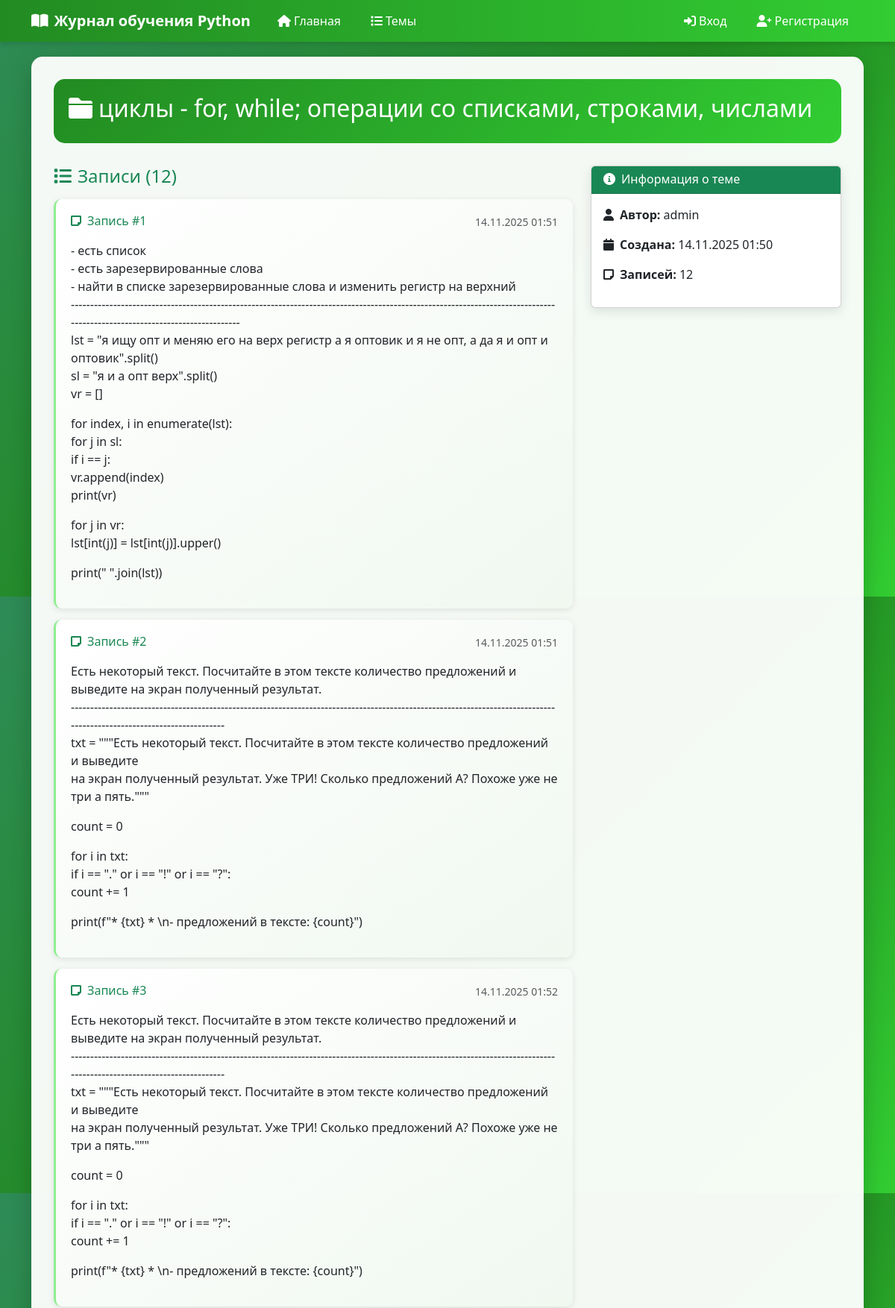
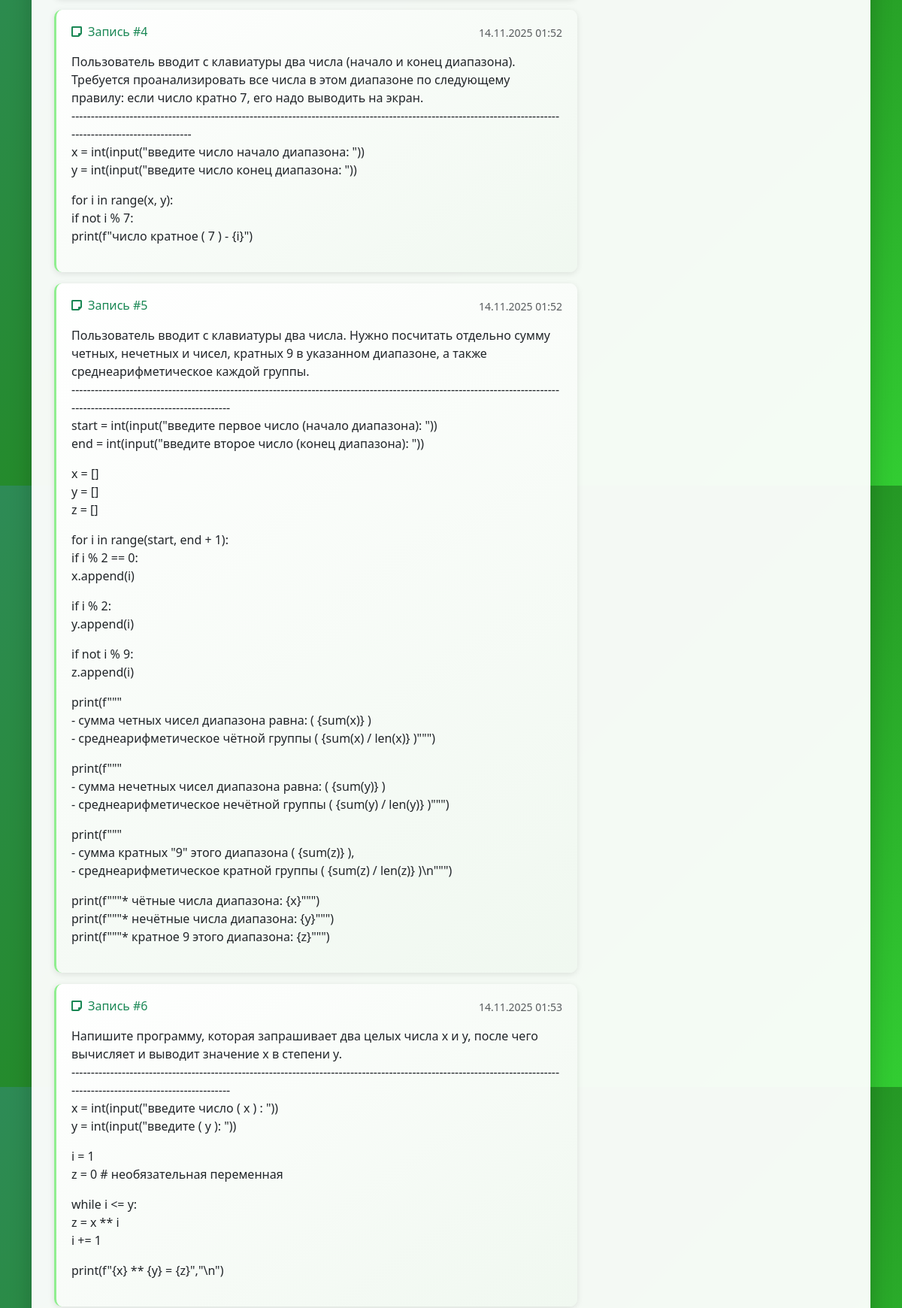
Page /topics/6/ (upper part) on the committed database (2 pictures, top to bottom).
### journal/models.py (models this page shows, shortened)
class Topic(models.Model):
    text = models.CharField(max_length=200)
    date_added = models.DateTimeField(auto_now_add=True)
    owner = models.ForeignKey(User, on_delete=models.CASCADE)

class Entry(models.Model):
    topic = models.ForeignKey(Topic, on_delete=models.CASCADE)
    text = models.TextField()
    date_added = models.DateTimeField(auto_now_add=True)
    class Meta:
        verbose_name_plural = 'entries'

### journal/views.py (the view)
# urls.py: path('topics/<int:topic_id>/', views.topic, name='topic'),
def topic(request, topic_id):
    topic = Topic.objects.get(id=topic_id)
    entries = topic.entry_set.order_by('date_added')
    context = {'topic':topic, 'entries':entries}
    return render(request, 'journal/topic.html', context)

### templates/journal/topic.html (shortened to what this page needs)
{% extends "base.html" %}
{% block content %}
<div class="page-header">
    <h2><i class="fas fa-folder me-2"></i>{{ topic.text }}</h2>
</div>
<div class="row">
    <div class="col-md-8">
        {% if entries %}
        <h4 class="text-success mb-3">
            <i class="fas fa-list me-2"></i>Записи ({{ entries.count }})
        </h4>
        {% for entry in entries %}
        <div class="entry-item">
            <div class="d-flex justify-content-between align-items-start mb-2">
                <h6 class="text-success mb-0">
                    <i class="fas fa-sticky-note me-2"></i>Запись #{{ forloop.counter }}
                </h6>
                <small class="text-muted">{{ entry.date_added|date:"d.m.Y H:i" }}</small>
            </div>
            <p class="mb-3">{{ entry.text|linebreaks }}</p>
        </div>
        {% endfor %}
        {% endif %}
    </div>
    <div class="col-md-4">
        <div class="card">
            <div class="card-header bg-success text-white">
                <h6 class="mb-0"><i class="fas fa-info-circle me-2"></i>Информация о теме</h6>
            </div>
            <div class="card-body">
                <p><strong><i class="fas fa-user me-2"></i>Автор:</strong> {{ topic.owner.username }}</p>
                <p><strong><i class="fas fa-calendar me-2"></i>Создана:</strong> {{ topic.date_added|date:"d.m.Y H:i" }}</p>
                <p><strong><i class="fas fa-sticky-note me-2"></i>Записей:</strong> {{ entries.count }}</p>
            </div>
        </div>
    </div>
</div>
{% endblock %}

### static/style.css (style rules this page uses)
body { background: linear-gradient(135deg, #2e8b57 0%, #228b22 50%, #32cd32 100%); min-height: 100vh; font-family: 'Arial', sans-serif; }
.card { border: none; border-radius: 15px; box-shadow: 0 5px 15px rgba(0, 0, 0, 0.1); margin-bottom: 20px; transition: transform 0.3s ease; }
.text-success { color: #228b22 !important; }
.page-header { background: linear-gradient(135deg, #228b22 0%, #32cd32 100%); color: white; border-radius: 15px; padding: 20px; margin-bottom: 30px; }
.entry-item { background: linear-gradient(145deg, #ffffff 0%, #f0f8f0 100%); border-radius: 10px; padding: 20px; margin-bottom: 15px; border-left: 3px solid #90ee90; box-shadow: 0 2px 8px rgba(0, 0, 0, 0.1); transition: all 0.3s ease; }

### rows in the picture
Topic: text "циклы - for, while; операции со списками, строками, числами", owner.username "admin", date_added "14.11.2025 01:50"
Entry: date_added "14.11.2025 01:51", text "- есть список - есть зарезервированные слова - найти в списке зарезервированные слова и изменить регистр на верхний -------------------------------------------------------------------------------------------------------------------------------------------------------------------------- lst = \"я ищу опт и меняю его на верх регистр а я оптовик и я не опт, а да я и опт и оптовик\".split() sl = \"я и а опт верх\".split() vr = [] for index, i in enumerate(lst): for j in sl: if i == j: vr.append(index) print(vr) for j in vr: lst[int(j)] = lst[int(j)].upper() print(\" \".join(lst))"
Entry: date_added "14.11.2025 01:51", text "Есть некоторый текст. Посчитайте в этом тексте количество предложений и выведите на экран полученный результат. ---------------------------------------------------------------------------------------------------------------------------------------------------------------------- txt = \"\"\"Есть некоторый текст. Посчитайте в этом тексте количество предложений и выведите на экран полученный результат. Уже ТРИ! Сколько предложений А? Похоже уже не три а пять.\"\"\" count = 0 for i in txt: if i == \".\" or i == \"!\" or i == \"?\": count += 1 print(f\"* {txt} * \\n- предложений в тексте: {count}\")"
Entry: date_added "14.11.2025 01:52", text "Есть некоторый текст. Посчитайте в этом тексте количество предложений и выведите на экран полученный результат. ---------------------------------------------------------------------------------------------------------------------------------------------------------------------- txt = \"\"\"Есть некоторый текст. Посчитайте в этом тексте количество предложений и выведите на экран полученный результат. Уже ТРИ! Сколько предложений А? Похоже уже не три а пять.\"\"\" count = 0 for i in txt: if i == \".\" or i == \"!\" or i == \"?\": count += 1 print(f\"* {txt} * \\n- предложений в тексте: {count}\")"
Entry: date_added "14.11.2025 01:52", text "Пользователь вводит с клавиатуры два числа (начало и конец диапазона). Требуется проанализировать все числа в этом диапазоне по следующему правилу: если число кратно 7, его надо выводить на экран. ------------------------------------------------------------------------------------------------------------------------------------------------------------- x = int(input(\"введите число начало диапазона: \")) y = int(input(\"введите число конец диапазона: \")) for i in range(x, y): if not i % 7: print(f\"число кратное ( 7 ) - {i}\")"
Entry: date_added "14.11.2025 01:52", text "Пользователь вводит с клавиатуры два числа. Нужно посчитать отдельно сумму четных, нечетных и чисел, кратных 9 в указанном диапазоне, а также среднеарифметическое каждой группы. ----------------------------------------------------------------------------------------------------------------------------------------------------------------------- start = int(input(\"введите первое число (начало диапазона): \")) end = int(input(\"введите второе число (конец диапазона): \")) x = [] y = [] z = [] for i in range(start, end + 1): if i % 2 == 0: x.append(i) if i % 2: y.append(i) if not i % 9: z.append(i) print(f\"\"\" - сумма четных чисел диапазона равна: ( {sum(x)} ) - среднеарифметическое чётной группы (…"
Entry: date_added "14.11.2025 01:53", text "Напишите программу, которая запрашивает два целых числа x и y, после чего вычисляет и выводит значение x в степени y. ----------------------------------------------------------------------------------------------------------------------------------------------------------------------- x = int(input(\"введите число ( х ) : \")) y = int(input(\"введите ( у ): \")) i = 1 z = 0 # необязательная переменная while i <= y: z = x ** i i += 1 print(f\"{x} ** {y} = {z}\",\"\\n\")"

### other values in the picture
{{ entries.count }} "12"
